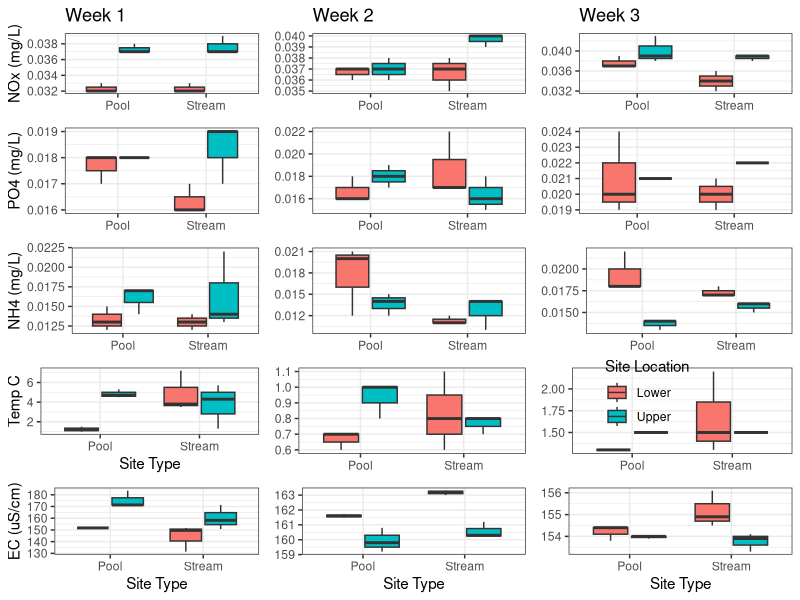
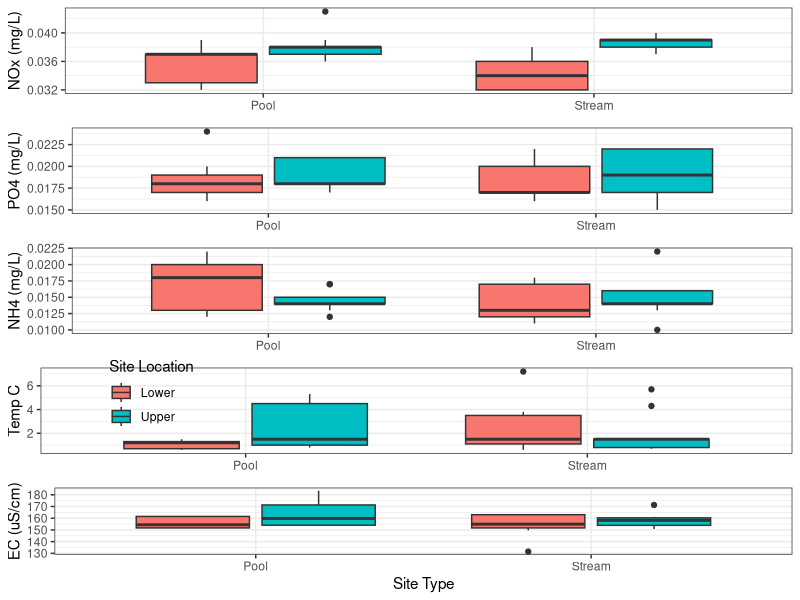

Recreate these plots in R, in order.
## ---- chunk 1
#| warning: false
library(ggplot2)
library(readxl)
library(dplyr)
library(cowplot)
## ---- chunk 2
setwd("/Users/hannahrichardson/Documents/BSU/Spring '23/Field Methods/FieldMethodsHydro")
list.files()
df <- read.csv("Quality Beaver Meadows Data Template.csv")
## ---- chunk 3
#Set date
date<- "2/24/23"

#Create above and below pool box and whisker plots for each measured value
NOx <- df %>%
  filter(Date == date)%>%
  ggplot(aes(x = Site_type, y = NOx_mgL, fill= Site_Location))+
  geom_boxplot(show.legend = FALSE)+
  xlab(NULL)+
  ylab('NOx (mg/L)')+
  ggtitle('Week 1')+
  theme(plot.title = element_text(hjust = 0.5))+
  theme_bw()

PO4 <- df %>%
  filter(Date == date)%>%
  ggplot(aes(x = Site_type, y = PO4_mgL, fill= Site_Location))+
  geom_boxplot(show.legend = FALSE)+
  xlab(NULL)+
  ylab('PO4 (mg/L)')+
  theme_bw()

NH4 <- df %>%
  filter(Date == date)%>%
  ggplot(aes(x = Site_type, y = NH4_mgL, fill= Site_Location))+
  geom_boxplot(show.legend = FALSE)+
  xlab(NULL)+
  ylab('NH4 (mg/L)')+
  theme_bw()

temp <- df %>%
  filter(Date == date)%>%
  ggplot(aes(x = Site_type, y = Temp._C, fill= Site_Location))+
  geom_boxplot(show.legend = FALSE)+
  xlab(NULL)+
  xlab('Site Type')+
  ylab('Temp C')+
  theme_bw()

EC <- df %>%
  filter(Date == date)%>%
  ggplot(aes(x = Site_type, y = EC, fill= Site_Location))+
  geom_boxplot(show.legend = FALSE)+
  xlab('Site Type')+
  ylab('EC (uS/cm)')+
  theme_bw()

#combine each individual plot into a column 
Wk1<-plot_grid(NOx, PO4, NH4, temp, EC, 
                nrow =5)

## ---- chunk 4
#set date
date<- "3/3/23"

#Create above and below pool box and whisker plots for each measured value
NOx <- df %>%
  filter(Date == date)%>%
  ggplot(aes(x = Site_type, y = NOx_mgL, fill= Site_Location))+
  geom_boxplot(show.legend = FALSE)+
  xlab(NULL)+
  ylab(NULL)+
  ggtitle('Week 2')+
  theme(plot.title = element_text(hjust = 0.5))+
  theme_bw()

PO4 <- df %>%
  filter(Date == date)%>%
  ggplot(aes(x = Site_type, y = PO4_mgL, fill= Site_Location))+
  geom_boxplot(show.legend = FALSE)+
  xlab(NULL)+
  ylab(NULL)+
  theme_bw()

NH4 <- df %>%
  filter(Date == date)%>%
  ggplot(aes(x = Site_type, y = NH4_mgL, fill= Site_Location))+
  geom_boxplot(show.legend = FALSE)+
  xlab(NULL)+
  ylab(NULL)+
  theme_bw()

temp <- df %>%
  filter(Date == date)%>%
  ggplot(aes(x = Site_type, y = Temp._C, fill= Site_Location))+
  geom_boxplot(show.legend = FALSE)+
  xlab(NULL)+
  ylab(NULL)+
  theme_bw()

EC <- df %>%
  filter(Date == date)%>%
  ggplot(aes(x = Site_type, y = EC, fill= Site_Location))+
  geom_boxplot(show.legend = FALSE)+
  xlab('Site Type')+
  ylab(NULL)+
  theme_bw()

#combine each individual plot into a column 
Wk2<-plot_grid(NOx, PO4, NH4, temp, EC, 
                nrow =5)

## ---- chunk 5
#set date
date<- "3/10/23"

#Create above and below pool box and whisker plots for each measured value
NOx <- df %>%
  filter(Date == date)%>%
  ggplot(aes(x = Site_type, y = NOx_mgL, fill= Site_Location))+
  geom_boxplot(show.legend = FALSE)+
  xlab(NULL)+
  ylab(NULL)+
  ggtitle('Week 3')+
  theme(plot.title = element_text(hjust = 0.5))+
  theme_bw()

PO4 <- df %>%
  filter(Date == date)%>%
  ggplot(aes(x = Site_type, y = PO4_mgL, fill= Site_Location))+
  geom_boxplot(show.legend = FALSE)+
  xlab(NULL)+
ylab(NULL)+
  theme_bw()

NH4 <- df %>%
  filter(Date == date)%>%
  ggplot(aes(x = Site_type, y = NH4_mgL, fill= Site_Location))+
  geom_boxplot(show.legend = FALSE)+
  xlab(NULL)+
  ylab(NULL)+
  theme_bw()

temp <- df %>%
  filter(Date == date)%>%
  ggplot(aes(x = Site_type, y = Temp._C, fill= Site_Location))+
  geom_boxplot()+
  xlab(NULL)+
ylab(NULL)+
  theme_bw()+
    theme(legend.position = c(0.35, 0.7),
        legend.background = element_rect( fill = alpha("white", 0)))+
  labs(fill = "Site Location")

EC <- df %>%
  filter(Date == date)%>%
  ggplot(aes(x = Site_type, y = EC, fill= Site_Location))+
  geom_boxplot(show.legend=FALSE)+
  xlab('Site Type')+
  ylab(NULL)+
  theme_bw()

#combine each individual plot into a column 
Wk3<-plot_grid(NOx, PO4, NH4, temp, EC, 
                nrow =5)
## ---- chunk 6
allplot<-plot_grid(Wk1,Wk2,Wk3,
                   ncol= 3)
## ---- chunk 7
#Create above and below pool box and whisker plots for each measured value
NOx <- df %>%
  ggplot(aes(x = Site_type, y = NOx_mgL, fill= Site_Location))+
  geom_boxplot(show.legend = FALSE)+
  xlab(NULL)+
  ylab('NOx (mg/L)')+
  theme_bw()

PO4 <- df %>%
  ggplot(aes(x = Site_type, y = PO4_mgL, fill= Site_Location))+
  geom_boxplot(show.legend = FALSE)+
  xlab(NULL)+
  ylab('PO4 (mg/L)')+
  theme_bw()

NH4 <- df %>%
  ggplot(aes(x = Site_type, y = NH4_mgL, fill= Site_Location))+
  geom_boxplot(show.legend = FALSE)+
  xlab(NULL)+
  ylab('NH4 (mg/L)')+
  theme_bw()

temp <- df %>%
  ggplot(aes(x = Site_type, y = Temp._C, fill= Site_Location))+
  geom_boxplot()+
  xlab(NULL)+
  ylab('Temp C')+
  theme_bw()+
      theme(legend.position = c(0.15, 0.7),
      legend.background = element_rect( fill = alpha("white", 0)))+
  labs(fill = "Site Location")

EC <- df %>%
  ggplot(aes(x = Site_type, y = EC, fill= Site_Location))+
  geom_boxplot(show.legend = FALSE)+
  xlab('Site Type')+
  ylab('EC (uS/cm)')+
  theme_bw()

#combine each individual plot into a column 
Combo<-plot_grid(NOx, PO4, NH4, temp, EC, 
                nrow =5)
## ---- chunk 8
pdf(file = "Allplots.pdf",
    width = 6,
    height = 10)

allplot
dev.off()

pdf(file = "Weekscombined.pdf",
    width = 4,
    height = 10)

Combo
dev.off()
